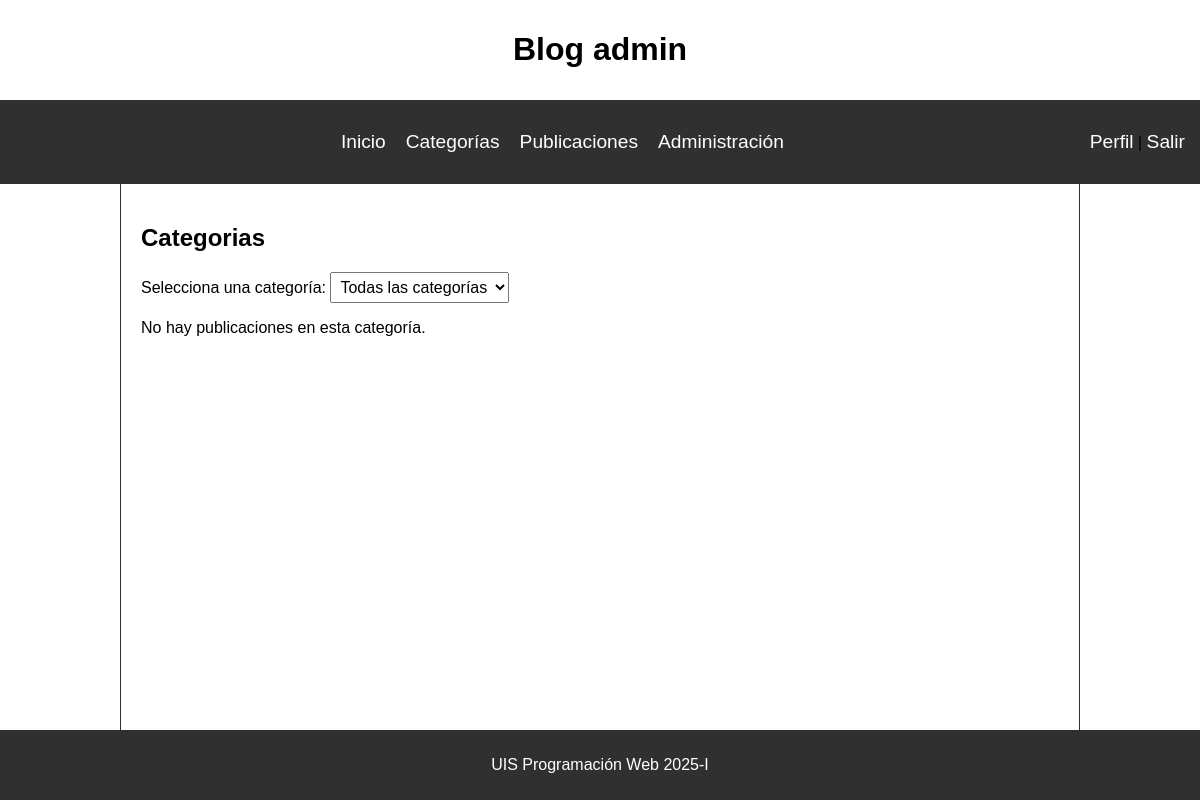
The page /categorias/ (signed in) on the database as committed earlier.
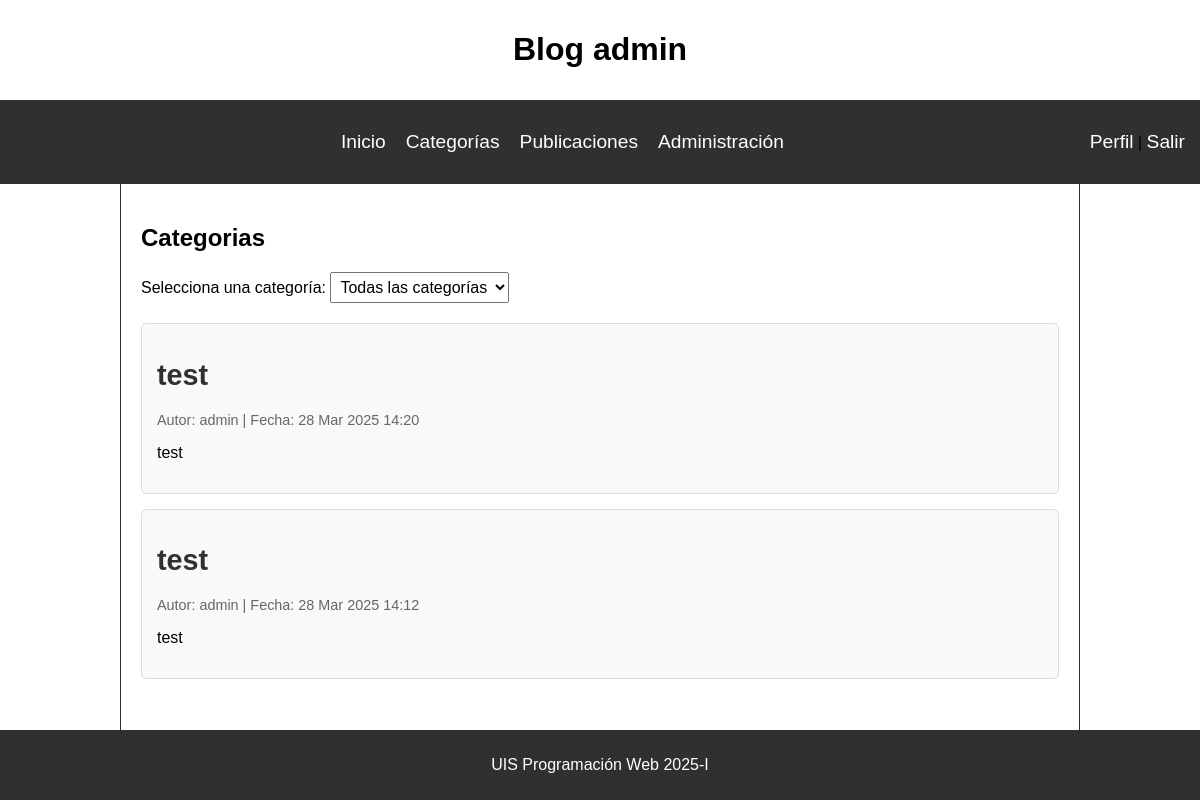
The same page on the database as committed later.
### post/models.py (models this page shows, shortened)
class Post(models.Model):
    title = models.CharField(max_length=200)
    content = models.TextField()
    author = models.ForeignKey(User, on_delete=models.CASCADE)  # Relación con usuario
    category = models.ForeignKey(Category, on_delete=models.SET_NULL, null=True, blank=True)  # Relación con categoría
    created_at = models.DateTimeField(auto_now_add=True)
    updated_at = models.DateTimeField(auto_now=True)
    published = models.BooleanField(default=True)

### post/views.py (the view)
# urls.py: path('categorias/', views.categorias, name='categorias'),
@login_required
def categorias(request):
    categorias = Category.objects.all()
    categoria_id = request.GET.get('categoria')  # Capturar la categoría seleccionada
    publicaciones = Post.objects.all().order_by('-created_at')
    if categoria_id:
        categoria = get_object_or_404(Category, id=categoria_id)
        publicaciones = publicaciones.filter(category=categoria)
    return render(request, 'post/categorias.html', {
        'categorias': categorias,
        'publicaciones': publicaciones,
        'categoria_seleccionada': categoria_id
    })

### post/templates/post/categorias.html (shortened to what this page needs)
{% extends 'post/base.html' %}
{% load static %}
{% block extra_head %}
<link rel="stylesheet" href="{% static 'post/css/categorias.css' %}">
{% endblock extra_head%}
{% block content %}
<h1>Categorias</h1>
<form method="GET" action="{% url 'categorias' %}">
    <label for="categoria">Selecciona una categoría:</label>
    <select name="categoria" id="categoria" onchange="this.form.submit()">
        <option value="">Todas las categorías</option>
    </select>
</form>
{% if publicaciones %}
    <div class="lista-publicaciones">
        {% for post in publicaciones %}
            <div class="post-container">
                <h2 class="post-title">
                    <a href="{% url 'detalle_publicacion' post.id %}">{{ post.title }}</a>
                </h2>
                <p class="post-meta">
                    Autor: {{ post.author.username }} | Fecha: {{ post.created_at|date:"d M Y H:i" }}
                </p>
                <p class="post-content">
                    {{ post.content|truncatewords:50 }}
                </p>
            </div>
        {% endfor %}
    </div>
{% else %}
    <p>No hay publicaciones en esta categoría.</p>
{% endif %}
{% endblock content%}

Rows that differ between the two databases and show on the page:
added Post: title "test", author.username "admin", created_at "28 Mar 2025 14:20", content "test"
added Post: title "test", author.username "admin", created_at "28 Mar 2025 14:12", content "test"
Other text that changed with them:
text no longer shown: "No hay publicaciones en esta categoría."
